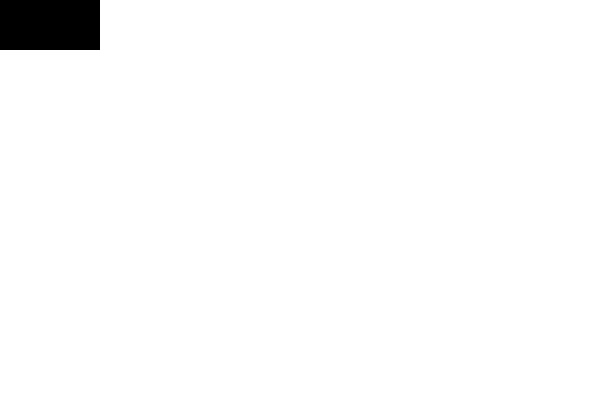
Frame 1 (no input)
Frame 60 (the mouse pressed at the canvas centre just before this capture): identical to frame 1, image omitted
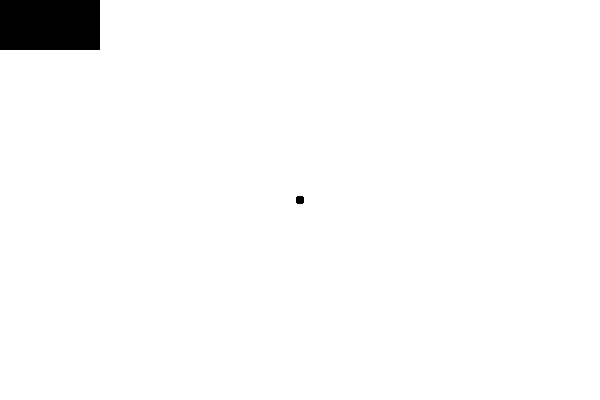
Frame 120 (the mouse held since frame 60 and released just before this capture)

The Processing sketch that drew these frames (run headless with seeded random() and noise(); from frame 60 on, the mouse is pressed at the canvas centre):

// Processing sketch: PaintClone
// ── PaintClone.pde
//finish this paint program.
//if you press more green enough times it goes back to black
//if you press the less green button when the cursor is black it should go to green
//hint modulo command %
//further hint the modulo command in processing doesn't play nice with negatives

//make buttons for blue and red
//debounce the buttons
//hint make a mousePressed method

//Pat on the back for marking your up/down buttons in a nice way.

color cursorcolor = 0;
int green = 0;
int step = 10;

void setup() {
  size(600, 400);
  background(255);
  
}



void draw() {
  noStroke();
  //more green button
  fill(0,green,0);
  rect(0,0,50,50);
  if (mousePressed && mouseX<50 && mouseY<50){
    green = green +step;
  } 
  //less green button
  fill(0,green,0);
  rect(50,0,50,50);
  if (mousePressed && 50<mouseX && mouseX<100 && mouseY<50){
     green = green -step;
  }
  cursorcolor = color(0,green,0); 
  
  //drawing part
  if (mousePressed) {
    fill(cursorcolor);
    ellipse(mouseX, mouseY, 8, 8);
  }
  
}
